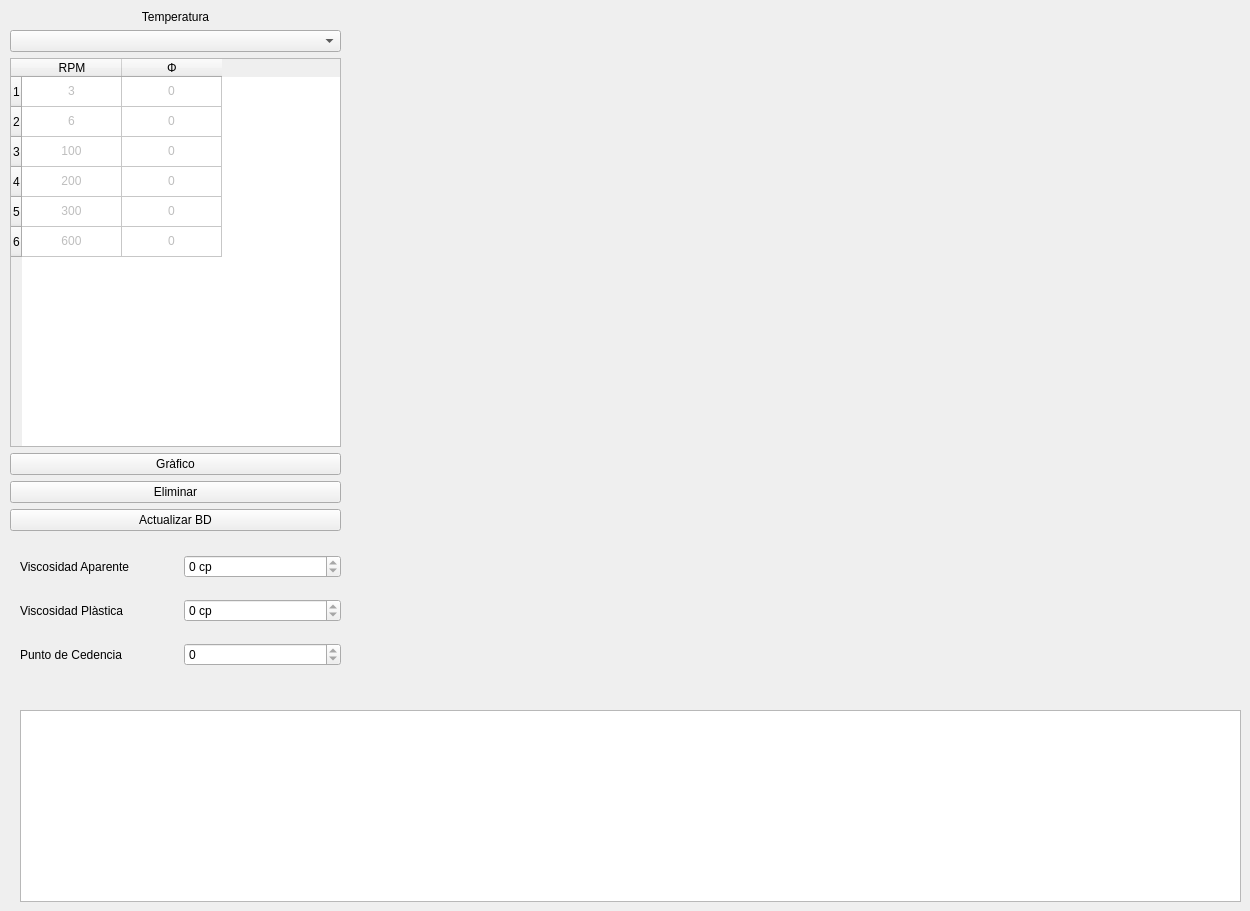
            <widget class="QWidget" name="page_uno">
             <widget class="QWidget" name="verticalLayoutWidget_2">
              <property name="geometry">
               <rect>
                <x>10</x>
                <y>10</y>
                <width>331</width>
                <height>521</height>
               </rect>
              </property>
              <layout class="QVBoxLayout" name="verticalLayout_5">
               <item>
                <widget class="QLabel" name="label_5">
                 <property name="text">
                  <string>Temperatura</string>
                 </property>
                 <property name="alignment">
                  <set>Qt::AlignCenter</set>
                 </property>
                </widget>
               </item>
               <item>
                <widget class="QComboBox" name="RM_ComboBoxBD"/>
               </item>
               <item>
                <widget class="QTableWidget" name="RM_TableWidgetDB">
                 <row>
                  <property name="text">
                   <string>1</string>
                  </property>
                 </row>
                 <row>
                  <property name="text">
                   <string>2</string>
                  </property>
                 </row>
                 <row>
                  <property name="text">
                   <string>3</string>
                  </property>
                 </row>
                 <row>
                  <property name="text">
                   <string>4</string>
                  </property>
                 </row>
                 <row>
                  <property name="text">
                   <string>5</string>
                  </property>
                 </row>
                 <row>
                  <property name="text">
                   <string>6</string>
                  </property>
                 </row>
                 <column>
                  <property name="text">
                   <string>RPM</string>
                  </property>
                 </column>
                 <column>
                  <property name="text">
                   <string>Φ</string>
                  </property>
                 </column>
                 <item row="0" column="0">
                  <property name="text">
                   <string>3</string>
                  </property>
                  <property name="textAlignment">
                   <set>AlignCenter</set>
                  </property>
                  <property name="flags">
                   <set>ItemIsSelectable|ItemIsDragEnabled|ItemIsDropEnabled|ItemIsUserCheckable</set>
                  </property>
                 </item>
                 <item row="0" column="1">
                  <property name="text">
                   <string>0</string>
                  </property>
                  <property name="textAlignment">
                   <set>AlignCenter</set>
                  </property>
                  <property name="flags">
                   <set>ItemIsSelectable|ItemIsDragEnabled|ItemIsDropEnabled|ItemIsUserCheckable</set>
                  </property>
                 </item>
                 <item row="1" column="0">
                  <property name="text">
                   <string>6</string>
                  </property>
                  <property name="textAlignment">
                   <set>AlignCenter</set>
                  </property>
                  <property name="flags">
                   <set>ItemIsSelectable|ItemIsDragEnabled|ItemIsDropEnabled|ItemIsUserCheckable</set>
                  </property>
                 </item>
                 <item row="1" column="1">
                  <property name="text">
                   <string>0</string>
                  </property>
                  <property name="textAlignment">
                   <set>AlignCenter</set>
                  </property>
                  <property name="flags">
                   <set>ItemIsSelectable|ItemIsDragEnabled|ItemIsDropEnabled|ItemIsUserCheckable</set>
                  </property>
                 </item>
                 <item row="2" column="0">
                  <property name="text">
                   <string>100</string>
                  </property>
                  <property name="textAlignment">
                   <set>AlignCenter</set>
                  </property>
                  <property name="flags">
                   <set>ItemIsSelectable|ItemIsDragEnabled|ItemIsDropEnabled|ItemIsUserCheckable</set>
                  </property>
                 </item>
                 <item row="2" column="1">
                  <property name="text">
                   <string>0</string>
                  </property>
                  <property name="textAlignment">
                   <set>AlignCenter</set>
                  </property>
                  <property name="flags">
                   <set>ItemIsSelectable|ItemIsDragEnabled|ItemIsDropEnabled|ItemIsUserCheckable</set>
                  </property>
                 </item>
                 <item row="3" column="0">
                  <property name="text">
                   <string>200</string>
                  </property>
                  <property name="textAlignment">
                   <set>AlignCenter</set>
                  </property>
                  <property name="flags">
                   <set>ItemIsSelectable|ItemIsDragEnabled|ItemIsDropEnabled|ItemIsUserCheckable</set>
                  </property>
                 </item>
                 <item row="3" column="1">
                  <property name="text">
                   <string>0</string>
                  </property>
                  <property name="textAlignment">
                   <set>AlignCenter</set>
                  </property>
                  <property name="flags">
                   <set>ItemIsSelectable|ItemIsDragEnabled|ItemIsDropEnabled|ItemIsUserCheckable</set>
                  </property>
                 </item>
                 <item row="4" column="0">
                  <property name="text">
                   <string>300</string>
                  </property>
                  <property name="textAlignment">
                   <set>AlignCenter</set>
                  </property>
                  <property name="flags">
                   <set>ItemIsSelectable|ItemIsDragEnabled|ItemIsDropEnabled|ItemIsUserCheckable</set>
                  </property>
                 </item>
                 <item row="4" column="1">
                  <property name="text">
                   <string>0</string>
                  </property>
                  <property name="textAlignment">
                   <set>AlignCenter</set>
                  </property>
                  <property name="flags">
                   <set>ItemIsSelectable|ItemIsDragEnabled|ItemIsDropEnabled|ItemIsUserCheckable</set>
                  </property>
                 </item>
                 <item row="5" column="0">
                  <property name="text">
                   <string>600</string>
                  </property>
                  <property name="textAlignment">
                   <set>AlignCenter</set>
                  </property>
                  <property name="flags">
                   <set>ItemIsSelectable|ItemIsDragEnabled|ItemIsDropEnabled|ItemIsUserCheckable</set>
                  </property>
                 </item>
                 <item row="5" column="1">
                  <property name="text">
                   <string>0</string>
                  </property>
                  <property name="textAlignment">
                   <set>AlignCenter</set>
                  </property>
                  <property name="flags">
                   <set>ItemIsSelectable|ItemIsDragEnabled|ItemIsDropEnabled|ItemIsUserCheckable</set>
                  </property>
                 </item>
                </widget>
               </item>
               <item>
                <widget class="QPushButton" name="RM_GraphDB">
                 <property name="text">
                  <string>Gràfico</string>
                 </property>
                </widget>
               </item>
               <item>
                <widget class="QPushButton" name="RM_DeleteDB">
                 <property name="text">
                  <string>Eliminar</string>
                 </property>
                </widget>
               </item>
               <item>
                <widget class="QPushButton" name="RM_UpdateDB">
                 <property name="text">
                  <string>Actualizar BD</string>
                 </property>
                </widget>
               </item>
              </layout>
             </widget>
             <widget class="QWidget" name="gridLayoutWidget_2">
              <property name="geometry">
               <rect>
                <x>20</x>
                <y>540</y>
                <width>321</width>
                <height>141</height>
               </rect>
              </property>
              <layout class="QGridLayout" name="gridLayout_2">
               <item row="1" column="0">
                <widget class="QLabel" name="label_6">
                 <property name="text">
                  <string>Viscosidad Aparente</string>
                 </property>
                </widget>
               </item>
               <item row="3" column="0">
                <widget class="QLabel" name="label_7">
                 <property name="text">
                  <string>Punto de Cedencia</string>
                 </property>
                </widget>
               </item>
               <item row="2" column="0">
                <widget class="QLabel" name="label_8">
                 <property name="text">
                  <string>Viscosidad Plàstica</string>
                 </property>
                </widget>
               </item>
               <item row="1" column="1">
                <widget class="QSpinBox" name="RM_VaDB">
                 <property name="readOnly">
                  <bool>true</bool>
                 </property>
                 <property name="suffix">
                  <string> cp</string>
                 </property>
                 <property name="prefix">
                  <string/>
                 </property>
                </widget>
               </item>
               <item row="2" column="1">
                <widget class="QSpinBox" name="RM_VpDB">
                 <property name="readOnly">
                  <bool>true</bool>
                 </property>
                 <property name="suffix">
                  <string> cp</string>
                 </property>
                </widget>
               </item>
               <item row="3" column="1">
                <widget class="QSpinBox" name="RM_PcDB">
                 <property name="readOnly">
                  <bool>true</bool>
                 </property>
                </widget>
               </item>
              </layout>
             </widget>
             <widget class="PlotWidget" name="RM_WidgetDB" native="true">
              <property name="geometry">
               <rect>
                <x>370</x>
                <y>10</y>
                <width>701</width>
                <height>681</height>
               </rect>
              </property>
              <property name="styleSheet">
               <string notr="true">/*
Aqua Style Sheet for QT Applications
Author: Jaime A. Quiroga P.
Company: GTRONICK
Last updated: 22/01/2019, 07:55.
Available at: https://github.com/GTRONICK/QSS/blob/master/Aqua.qss
*/
QWidget#window, QMainWindow {
	background-color:#ececec;
}
QTextEdit {
	border-width: 1px;
	border-style: solid;
	border-color: qlineargradient(spread:pad, x1:0.5, y1:1, x2:0.5, y2:0, stop:0 rgba(0, 113, 255, 255), stop:1 rgba(91, 171, 252, 255));
}
QPlainTextEdit {
	border-width: 1px;
	border-style: solid;
	border-color: qlineargradient(spread:pad, x1:0.5, y1:1, x2:0.5, y2:0, stop:0 rgba(0, 113, 255, 255), stop:1 rgba(91, 171, 252, 255));
}
QToolButton {
	border-style: solid;
	border-top-color: qlineargradient(spread:pad, x1:0.5, y1:1, x2:0.5, y2:0, stop:0 rgb(215, 215, 215), stop:1 rgb(222, 222, 222));
	border-right-color: qlineargradient(spread:pad, x1:0, y1:0.5, x2:1, y2:0.5, stop:0 rgb(217, 217, 217), stop:1 rgb(227, 227, 227));
	border-left-color: qlineargradient(spread:pad, x1:0, y1:0.5, x2:1, y2:0.5, stop:0 rgb(227, 227, 227), stop:1 rgb(217, 217, 217));
	border-bottom-color: qlineargradient(spread:pad, x1:0.5, y1:1, x2:0.5, y2:0, stop:0 rgb(215, 215, 215), stop:1 rgb(222, 222, 222));
	border-width: 1px;
	border-radius: 5px;
	color: rgb(0,0,0);
	padding: 2px;
	background-color: rgb(255,255,255);
}
QToolButton:hover{
	border-style: solid;
	border-top-color: qlineargradient(spread:pad, x1:0.5, y1:1, x2:0.5, y2:0, stop:0 rgb(195, 195, 195), stop:1 rgb(222, 222, 222));
	border-right-color: qlineargradient(spread:pad, x1:0, y1:0.5, x2:1, y2:0.5, stop:0 rgb(197, 197, 197), stop:1 rgb(227, 227, 227));
	border-left-color: qlineargradient(spread:pad, x1:0, y1:0.5, x2:1, y2:0.5, stop:0 rgb(227, 227, 227), stop:1 rgb(197, 197, 197));
	border-bottom-color: qlineargradient(spread:pad, x1:0.5, y1:1, x2:0.5, y2:0, stop:0 rgb(195, 195, 195), stop:1 rgb(222, 222, 222));
	border-width: 1px;
	border-radius: 5px;
	color: rgb(0,0,0);
	padding: 2px;
	background-color: rgb(255,255,255);
}
QToolButton:pressed{
	border-style: solid;
	border-top-color: qlineargradient(spread:pad, x1:0.5, y1:1, x2:0.5, y2:0, stop:0 rgb(215, 215, 215), stop:1 rgb(222, 222, 222));
	border-right-color: qlineargradient(spread:pad, x1:0, y1:0.5, x2:1, y2:0.5, stop:0 rgb(217, 217, 217), stop:1 rgb(227, 227, 227));
	border-left-color: qlineargradient(spread:pad, x1:0, y1:0.5, x2:1, y2:0.5, stop:0 rgb(227, 227, 227), stop:1 rgb(217, 217, 217));
	border-bottom-color: qlineargradient(spread:pad, x1:0.5, y1:1, x2:0.5, y2:0, stop:0 rgb(215, 215, 215), stop:1 rgb(222, 222, 222));
	border-width: 1px;
	border-radius: 5px;
	color: rgb(0,0,0);
	padding: 2px;
	background-color: rgb(142,142,142);
}
QPushButton{
	border-style: solid;
	border-top-color: qlineargradient(spread:pad, x1:0.5, y1:1, x2:0.5, y2:0, stop:0 rgb(215, 215, 215), stop:1 rgb(222, 222, 222));
	border-right-color: qlineargradient(spread:pad, x1:0, y1:0.5, x2:1, y2:0.5, stop:0 rgb(217, 217, 217), stop:1 rgb(227, 227, 227));
	border-left-color: qlineargradient(spread:pad, x1:0, y1:0.5, x2:1, y2:0.5, stop:0 rgb(227, 227, 227), stop:1 rgb(217, 217, 217));
	border-bottom-color: qlineargradient(spread:pad, x1:0.5, y1:1, x2:0.5, y2:0, stop:0 rgb(215, 215, 215), stop:1 rgb(222, 222, 222));
	border-width: 1px;
	border-radius: 5px;
	color: rgb(0,0,0);
	padding: 2px;
	background-color: rgb(255,255,255);
}
QPushButton::default{
	border-style: solid;
	border-top-color: qlineargradient(spread:pad, x1:0.5, y1:1, x2:0.5, y2:0, stop:0 rgb(215, 215, 215), stop:1 rgb(222, 222, 222));
	border-right-color: qlineargradient(spread:pad, x1:0, y1:0.5, x2:1, y2:0.5, stop:0 rgb(217, 217, 217), stop:1 rgb(227, 227, 227));
	border-left-color: qlineargradient(spread:pad, x1:0, y1:0.5, x2:1, y2:0.5, stop:0 rgb(227, 227, 227), stop:1 rgb(217, 217, 217));
	border-bottom-color: qlineargradient(spread:pad, x1:0.5, y1:1, x2:0.5, y2:0, stop:0 rgb(215, 215, 215), stop:1 rgb(222, 222, 222));
	border-width: 1px;
	border-radius: 5px;
	color: rgb(0,0,0);
	padding: 2px;
	background-color: rgb(255,255,255);
}
QPushButton:hover{
	border-style: solid;
	border-top-color: qlineargradient(spread:pad, x1:0.5, y1:1, x2:0.5, y2:0, stop:0 rgb(195, 195, 195), stop:1 rgb(222, 222, 222));
	border-right-color: qlineargradient(spread:pad, x1:0, y1:0.5, x2:1, y2:0.5, stop:0 rgb(197, 197, 197), stop:1 rgb(227, 227, 227));
	border-left-color: qlineargradient(spread:pad, x1:0, y1:0.5, x2:1, y2:0.5, stop:0 rgb(227, 227, 227), stop:1 rgb(197, 197, 197));
	border-bottom-color: qlineargradient(spread:pad, x1:0.5, y1:1, x2:0.5, y2:0, stop:0 rgb(195, 195, 195), stop:1 rgb(222, 222, 222));
	border-width: 1px;
	border-radius: 5px;
	color: rgb(0,0,0);
	padding: 2px;
	background-color: rgb(255,255,255);
}
QPushButton:pressed{
	border-style: solid;
	border-top-color: qlineargradient(spread:pad, x1:0.5, y1:1, x2:0.5, y2:0, stop:0 rgb(215, 215, 215), stop:1 rgb(222, 222, 222));
	border-right-color: qlineargradient(spread:pad, x1:0, y1:0.5, x2:1, y2:0.5, stop:0 rgb(217, 217, 217), stop:1 rgb(227, 227, 227));
	border-left-color: qlineargradient(spread:pad, x1:0, y1:0.5, x2:1, y2:0.5, stop:0 rgb(227, 227, 227), stop:1 rgb(217, 217, 217));
	border-bottom-color: qlineargradient(spread:pad, x1:0.5, y1:1, x2:0.5, y2:0, stop:0 rgb(215, 215, 215), stop:1 rgb(222, 222, 222));
	border-width: 1px;
	border-radius: 5px;
	color: rgb(0,0,0);
	padding: 2px;
	background-color: rgb(142,142,142);
}
QPushButton:disabled{
	border-style: solid;
	border-top-color: qlineargradient(spread:pad, x1:0.5, y1:1, x2:0.5, y2:0, stop:0 rgb(215, 215, 215), stop:1 rgb(222, 222, 222));
	border-right-color: qlineargradient(spread:pad, x1:0, y1:0.5, x2:1, y2:0.5, stop:0 rgb(217, 217, 217), stop:1 rgb(227, 227, 227));
	border-left-color: qlineargradient(spread:pad, x1:0, y1:0.5, x2:1, y2:0.5, stop:0 rgb(227, 227, 227), stop:1 rgb(217, 217, 217));
	border-bottom-color: qlineargradient(spread:pad, x1:0.5, y1:1, x2:0.5, y2:0, stop:0 rgb(215, 215, 215), stop:1 rgb(222, 222, 222));
	border-width: 1px;
	border-radius: 5px;
	color: #808086;
	padding: 2px;
	background-color: rgb(142,142,142);
}
QLineEdit {
	border-width: 1px; border-radius: 4px;
	border-style: solid;
	border-color: qlineargradient(spread:pad, x1:0.5, y1:1, x2:0.5, y2:0, stop:0 rgba(0, 113, 255, 255), stop:1 rgba(91, 171, 252, 255));
}
QLabel {
	color: #000000;
}
QLCDNumber {
	color: rgb(0, 113, 255, 255);
}
QProgressBar {
	text-align: center;
	color: rgb(240, 240, 240);
	border-width: 1px; 
	border-radius: 10px;
	border-color: rgb(230, 230, 230);
	border-style: solid;
	background-color:rgb(207,207,207);
}
QProgressBar::chunk {
	background-color: qlineargradient(spread:pad, x1:0.5, y1:1, x2:0.5, y2:0, stop:0 rgba(49, 147, 250, 255), stop:1 rgba(34, 142, 255, 255));
	border-radius: 10px;
}
QMenuBar {
	background-color: qlineargradient(spread:pad, x1:0.5, y1:1, x2:0.5, y2:0, stop:0 rgba(207, 209, 207, 255), stop:1 rgba(230, 229, 230, 255));
}
QMenuBar::item {
	color: #000000;
  	spacing: 3px;
  	padding: 1px 4px;
	background-color: qlineargradient(spread:pad, x1:0.5, y1:1, x2:0.5, y2:0, stop:0 rgba(207, 209, 207, 255), stop:1 rgba(230, 229, 230, 255));
}

QMenuBar::item:selected {
  	background-color: qlineargradient(spread:pad, x1:0.5, y1:1, x2:0.5, y2:0, stop:0 rgba(0, 113, 255, 255), stop:1 rgba(91, 171, 252, 255));
	color: #FFFFFF;
}
QMenu::item:selected {
	border-style: solid;
	border-top-color: transparent;
	border-right-color: transparent;
	border-left-color: qlineargradient(spread:pad, x1:0.5, y1:1, x2:0.5, y2:0, stop:0 rgba(0, 113, 255, 255), stop:1 rgba(91, 171, 252, 255));
	border-bottom-color: transparent;
	border-left-width: 2px;
	color: #000000;
	padding-left:15px;
	padding-top:4px;
	padding-bottom:4px;
	padding-right:7px;
}
QMenu::item {
	border-style: solid;
	border-top-color: transparent;
	border-right-color: transparent;
	border-left-color: transparent;
	border-bottom-color: transparent;
	border-bottom-width: 1px;
	color: #000000;
	padding-left:17px;
	padding-top:4px;
	padding-bottom:4px;
	padding-right:7px;
}
QTabWidget {
	color:rgb(0,0,0);
	background-color:#000000;
}
QTabWidget::pane {
		border-color: rgb(223,223,223);
		background-color:rgb(226,226,226);
		border-style: solid;
		border-width: 2px;
    	border-radius: 6px;
}
QTabBar::tab:first {
	border-style: solid;
	border-left-width:1px;
	border-right-width:0px;
	border-top-width:1px;
	border-bottom-width:1px;
	border-top-color: rgb(209,209,209);
	border-left-color: qlineargradient(spread:pad, x1:0.5, y1:1, x2:0.5, y2:0, stop:0 rgba(209, 209, 209, 209), stop:1 rgba(229, 229, 229, 229));
	border-bottom-color: rgb(229,229,229);
	border-top-left-radius: 4px;
	border-bottom-left-radius: 4px;
	color: #000000;
	padding: 3px;
	margin-left:0px;
	background-color: qlineargradient(spread:pad, x1:0.5, y1:1, x2:0.5, y2:0, stop:0 rgba(247, 247, 247, 255), stop:1 rgba(255, 255, 255, 255));
}
QTabBar::tab:last {
	border-style: solid;
	border-width:1px;
	border-top-color: rgb(209,209,209);
	border-left-color: qlineargradient(spread:pad, x1:0.5, y1:1, x2:0.5, y2:0, stop:0 rgba(209, 209, 209, 209), stop:1 rgba(229, 229, 229, 229));
	border-right-color: qlineargradient(spread:pad, x1:0.5, y1:1, x2:0.5, y2:0, stop:0 rgba(209, 209, 209, 209), stop:1 rgba(229, 229, 229, 229));
	border-bottom-color: rgb(229,229,229);
	border-top-right-radius: 4px;
	border-bottom-right-radius: 4px;
	color: #000000;
	padding: 3px;
	margin-left:0px;
	background-color: qlineargradient(spread:pad, x1:0.5, y1:1, x2:0.5, y2:0, stop:0 rgba(247, 247, 247, 255), stop:1 rgba(255, 255, 255, 255));
}
QTabBar::tab {
	border-style: solid;
	border-top-width:1px;
	border-bottom-width:1px;
	border-left-width:1px;
	border-top-color: rgb(209,209,209);
	border-left-color: qlineargradient(spread:pad, x1:0.5, y1:1, x2:0.5, y2:0, stop:0 rgba(209, 209, 209, 209), stop:1 rgba(229, 229, 229, 229));
	border-bottom-color: rgb(229,229,229);
	color: #000000;
	padding: 3px;
	margin-left:0px;
	background-color: qlineargradient(spread:pad, x1:0.5, y1:1, x2:0.5, y2:0, stop:0 rgba(247, 247, 247, 255), stop:1 rgba(255, 255, 255, 255));
}
QTabBar::tab:selected, QTabBar::tab:last:selected, QTabBar::tab:hover {
  	border-style: solid;
  	border-left-width:1px;
	border-right-color: transparent;
	border-top-color: rgb(209,209,209);
	border-left-color: qlineargradient(spread:pad, x1:0.5, y1:1, x2:0.5, y2:0, stop:0 rgba(209, 209, 209, 209), stop:1 rgba(229, 229, 229, 229));
	border-bottom-color: rgb(229,229,229);
	color: #FFFFFF;
	padding: 3px;
	margin-left:0px;
	background-color: qlineargradient(spread:pad, x1:0.5, y1:1, x2:0.5, y2:0, stop:0 rgba(0, 113, 255, 255), stop:1 rgba(91, 171, 252, 255));
}

QTabBar::tab:selected, QTabBar::tab:first:selected, QTabBar::tab:hover {
  	border-style: solid;
  	border-left-width:1px;
  	border-bottom-width:1px;
  	border-top-width:1px;
	border-right-color: transparent;
	border-top-color: rgb(209,209,209);
	border-left-color: qlineargradient(spread:pad, x1:0.5, y1:1, x2:0.5, y2:0, stop:0 rgba(209, 209, 209, 209), stop:1 rgba(229, 229, 229, 229));
	border-bottom-color: rgb(229,229,229);
	color: #FFFFFF;
	padding: 3px;
	margin-left:0px;
	background-color: qlineargradient(spread:pad, x1:0.5, y1:1, x2:0.5, y2:0, stop:0 rgba(0, 113, 255, 255), stop:1 rgba(91, 171, 252, 255));
}

QCheckBox {
	color: #000000;
	padding: 2px;
}
QCheckBox:disabled {
	color: #808086;
	padding: 2px;
}

QCheckBox:hover {
	border-radius:4px;
	border-style:solid;
	padding-left: 1px;
	padding-right: 1px;
	padding-bottom: 1px;
	padding-top: 1px;
	border-width:1px;
	border-color: transparent;
}
QCheckBox::indicator:checked {

	height: 10px;
	width: 10px;
	border-style:solid;
	border-width: 1px;
	border-color: qlineargradient(spread:pad, x1:0.5, y1:1, x2:0.5, y2:0, stop:0 rgba(0, 113, 255, 255), stop:1 rgba(91, 171, 252, 255));
	color: #000000;
	background-color: qlineargradient(spread:pad, x1:0.5, y1:1, x2:0.5, y2:0, stop:0 rgba(0, 113, 255, 255), stop:1 rgba(91, 171, 252, 255));
}
QCheckBox::indicator:unchecked {

	height: 10px;
	width: 10px;
	border-style:solid;
	border-width: 1px;
	border-color: qlineargradient(spread:pad, x1:0.5, y1:1, x2:0.5, y2:0, stop:0 rgba(0, 113, 255, 255), stop:1 rgba(91, 171, 252, 255));
	color: #000000;
}
QRadioButton {
	color: 000000;
	padding: 1px;
}
QRadioButton::indicator:checked {
	height: 10px;
	width: 10px;
	border-style:solid;
	border-radius:5px;
	border-width: 1px;
	border-color: qlineargradient(spread:pad, x1:0.5, y1:1, x2:0.5, y2:0, stop:0 rgba(0, 113, 255, 255), stop:1 rgba(91, 171, 252, 255));
	color: #a9b7c6;
	background-color: qlineargradient(spread:pad, x1:0.5, y1:1, x2:0.5, y2:0, stop:0 rgba(0, 113, 255, 255), stop:1 rgba(91, 171, 252, 255));
}
QRadioButton::indicator:!checked {
	height: 10px;
	width: 10px;
	border-style:solid;
	border-radius:5px;
	border-width: 1px;
	border-color: qlineargradient(spread:pad, x1:0.5, y1:1, x2:0.5, y2:0, stop:0 rgba(0, 113, 255, 255), stop:1 rgba(91, 171, 252, 255));
	color: #a9b7c6;
	background-color: transparent;
}
QStatusBar {
	color:#027f7f;
}
QSpinBox {
	border-style: solid;
	border-width: 1px;
	border-color: qlineargradient(spread:pad, x1:0.5, y1:1, x2:0.5, y2:0, stop:0 rgba(0, 113, 255, 255), stop:1 rgba(91, 171, 252, 255));
}
QDoubleSpinBox {
	border-style: solid;
	border-width: 1px;
	border-color: qlineargradient(spread:pad, x1:0.5, y1:1, x2:0.5, y2:0, stop:0 rgba(0, 113, 255, 255), stop:1 rgba(91, 171, 252, 255));
}
QTimeEdit {
	border-style: solid;
	border-width: 1px;
	border-color: qlineargradient(spread:pad, x1:0.5, y1:1, x2:0.5, y2:0, stop:0 rgba(0, 113, 255, 255), stop:1 rgba(91, 171, 252, 255));
}
QDateTimeEdit {
	border-style: solid;
	border-width: 1px;
	border-color: qlineargradient(spread:pad, x1:0.5, y1:1, x2:0.5, y2:0, stop:0 rgba(0, 113, 255, 255), stop:1 rgba(91, 171, 252, 255));
}
QDateEdit {
	border-style: solid;
	border-width: 1px;
	border-color: qlineargradient(spread:pad, x1:0.5, y1:1, x2:0.5, y2:0, stop:0 rgba(0, 113, 255, 255), stop:1 rgba(91, 171, 252, 255));
}

QToolBox {
	color: #a9b7c6;
	background-color:#000000;
}
QToolBox::tab {
	color: #a9b7c6;
	background-color:#000000;
}
QToolBox::tab:selected {
	color: #FFFFFF;
	background-color:#000000;
}
QScrollArea {
	color: #FFFFFF;
	background-color:#000000;
}
QSlider::groove:horizontal {
	height: 5px;
	background-color: qlineargradient(spread:pad, x1:0.5, y1:1, x2:0.5, y2:0, stop:0 rgba(49, 147, 250, 255), stop:1 rgba(34, 142, 255, 255));
}
QSlider::groove:vertical {
	width: 5px;
	background-color: qlineargradient(spread:pad, x1:0.5, y1:1, x2:0.5, y2:0, stop:0 rgba(49, 147, 250, 255), stop:1 rgba(34, 142, 255, 255));
}
QSlider::handle:horizontal {
	background: rgb(253,253,253);
	border-style: solid;
	border-width: 1px;
	border-color: rgb(207,207,207);
	width: 12px;
	margin: -5px 0;
	border-radius: 7px;
}
QSlider::handle:vertical {
	background: rgb(253,253,253);
	border-style: solid;
	border-width: 1px;
	border-color: rgb(207,207,207);
	height: 12px;
	margin: 0 -5px;
	border-radius: 7px;
}
QSlider::add-page:horizontal {
    background: rgb(181,181,181);
}
QSlider::add-page:vertical {
    background: rgb(181,181,181);
}
QSlider::sub-page:horizontal {
    background-color: qlineargradient(spread:pad, x1:0.5, y1:1, x2:0.5, y2:0, stop:0 rgba(49, 147, 250, 255), stop:1 rgba(34, 142, 255, 255));
}
QSlider::sub-page:vertical {
    background-color: qlineargradient(spread:pad, y1:0.5, x1:1, y2:0.5, x2:0, stop:0 rgba(49, 147, 250, 255), stop:1 rgba(34, 142, 255, 255));
}
QScrollBar:horizontal {
	max-height: 20px;
	border: 1px transparent grey;
	margin: 0px 20px 0px 20px;
}
QScrollBar:vertical {
	max-width: 20px;
	border: 1px transparent grey;
	margin: 20px 0px 20px 0px;
}
QScrollBar::handle:horizontal {
	background: rgb(253,253,253);
	border-style: solid;
	border-width: 1px;
	border-color: rgb(207,207,207);
	border-radius: 7px;
	min-width: 25px;
}
QScrollBar::handle:horizontal:hover {
	background: rgb(253,253,253);
	border-style: solid;
	border-width: 1px;
	border-color: rgb(147, 200, 200);
	border-radius: 7px;
	min-width: 25px;
}
QScrollBar::handle:vertical {
	background: rgb(253,253,253);
	border-style: solid;
	border-width: 1px;
	border-color: rgb(207,207,207);
	border-radius: 7px;
	min-height: 25px;
}
QScrollBar::handle:vertical:hover {
	background: rgb(253,253,253);
	border-style: solid;
	border-width: 1px;
	border-color: rgb(147, 200, 200);
	border-radius: 7px;
	min-height: 25px;
}
QScrollBar::add-line:horizontal {
   border: 2px transparent grey;
   border-top-right-radius: 7px;
   border-bottom-right-radius: 7px;
   background: rgba(34, 142, 255, 255);
   width: 20px;
   subcontrol-position: right;
   subcontrol-origin: margin;
}
QScrollBar::add-line:horizontal:pressed {
   border: 2px transparent grey;
   border-top-right-radius: 7px;
   border-bottom-right-radius: 7px;
   background: rgb(181,181,181);
   width: 20px;
   subcontrol-position: right;
   subcontrol-origin: margin;
}
QScrollBar::add-line:vertical {
   border: 2px transparent grey;
   border-bottom-left-radius: 7px;
   border-bottom-right-radius: 7px;
   background: rgba(34, 142, 255, 255);
   height: 20px;
   subcontrol-position: bottom;
   subcontrol-origin: margin;
}
QScrollBar::add-line:vertical:pressed {
   border: 2px transparent grey;
   border-bottom-left-radius: 7px;
   border-bottom-right-radius: 7px;
   background: rgb(181,181,181);
   height: 20px;
   subcontrol-position: bottom;
   subcontrol-origin: margin;
}
QScrollBar::sub-line:horizontal {
   border: 2px transparent grey;
   border-top-left-radius: 7px;
   border-bottom-left-radius: 7px;
   background: rgba(34, 142, 255, 255);
   width: 20px;
   subcontrol-position: left;
   subcontrol-origin: margin;
}
QScrollBar::sub-line:horizontal:pressed {
   border: 2px transparent grey;
   border-top-left-radius: 7px;
   border-bottom-left-radius: 7px;
   background: rgb(181,181,181);
   width: 20px;
   subcontrol-position: left;
   subcontrol-origin: margin;
}
QScrollBar::sub-line:vertical {
   border: 2px transparent grey;
   border-top-left-radius: 7px;
   border-top-right-radius: 7px;
   background: rgba(34, 142, 255, 255);
   height: 20px;
   subcontrol-position: top;
   subcontrol-origin: margin;
}
QScrollBar::sub-line:vertical:pressed {
   border: 2px transparent grey;
   border-top-left-radius: 7px;
   border-top-right-radius: 7px;
   background: rgb(181,181,181);
   height: 20px;
   subcontrol-position: top;
   subcontrol-origin: margin;
}
QScrollBar::left-arrow:horizontal {
   border: 1px transparent grey;
   border-top-left-radius: 3px;
   border-bottom-left-radius: 3px;
   width: 6px;
   height: 6px;
   background: white;
}
QScrollBar::right-arrow:horizontal {
   border: 1px transparent grey;
   border-top-right-radius: 3px;
   border-bottom-right-radius: 3px;
   width: 6px;
   height: 6px;
   background: white;
}
QScrollBar::up-arrow:vertical {
   border: 1px transparent grey;
   border-top-left-radius: 3px;
   border-top-right-radius: 3px;
   width: 6px;
   height: 6px;
   background: white;
}
QScrollBar::down-arrow:vertical {
   border: 1px transparent grey;
   border-bottom-left-radius: 3px;
   border-bottom-right-radius: 3px;
   width: 6px;
   height: 6px;
   background: white;
}
QScrollBar::add-page:horizontal, QScrollBar::sub-page:horizontal {
   background: none;
}
QScrollBar::add-page:vertical, QScrollBar::sub-page:vertical {
   background: none;
}
</string>
              </property>
             </widget>
             <widget class="QTableView" name="RM_TvDB">
              <property name="geometry">
               <rect>
                <x>20</x>
                <y>710</y>
                <width>1221</width>
                <height>192</height>
               </rect>
              </property>
             </widget>
            </widget>
